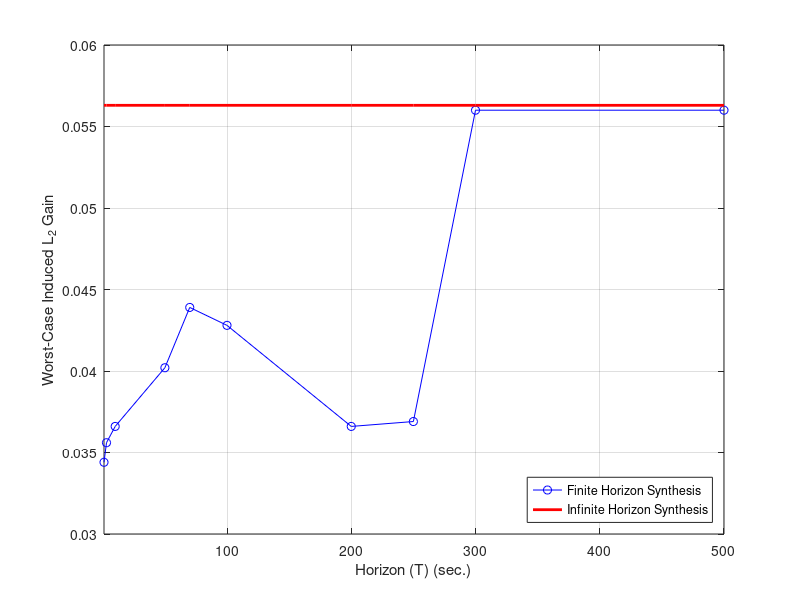

Write the MATLAB code that produced this figure.
%% Create Data
data_case = 1;
switch data_case
    case 1
        wcgainFH = [0.0344, 0.0356, 0.0366, 0.0402, 0.0439, 0.0428, 0.0366, 0.0369, 0.056, 0.056];
        Tall = [1, 3, 10, 50, 70, 100, 200, 250, 300, 500];
    case 2
        wcgainFH = [0.0344, 0.0356, 0.0366, 0.0402, 0.0428, 0.056, 0.056];
        Tall = [1, 3, 10, 50, 100, 300, 500];
end
NT = length(Tall);
wcgainIH = 0.0563*ones(NT,1);

%% Plot
figure;clf;
plot(Tall,wcgainFH,'-bo',Tall,wcgainIH,'r','LineWidth',2);
grid on;box on;xlim([Tall(1) Tall(end)]);
xlabel('Horizon (T) (sec.)');
ylabel('Worst-Case Induced L_2 Gain');
legend('Finite Horizon Synthesis','Infinite Horizon Synthesis','Location','southeast')